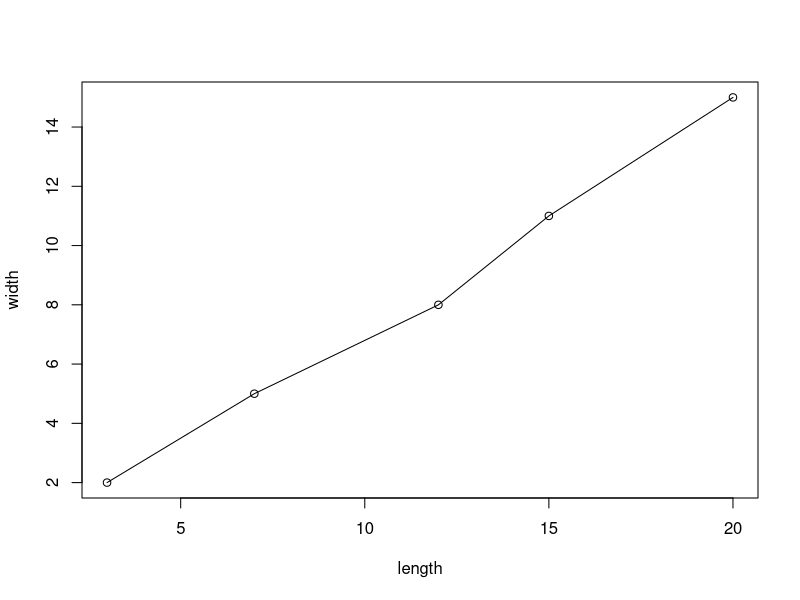
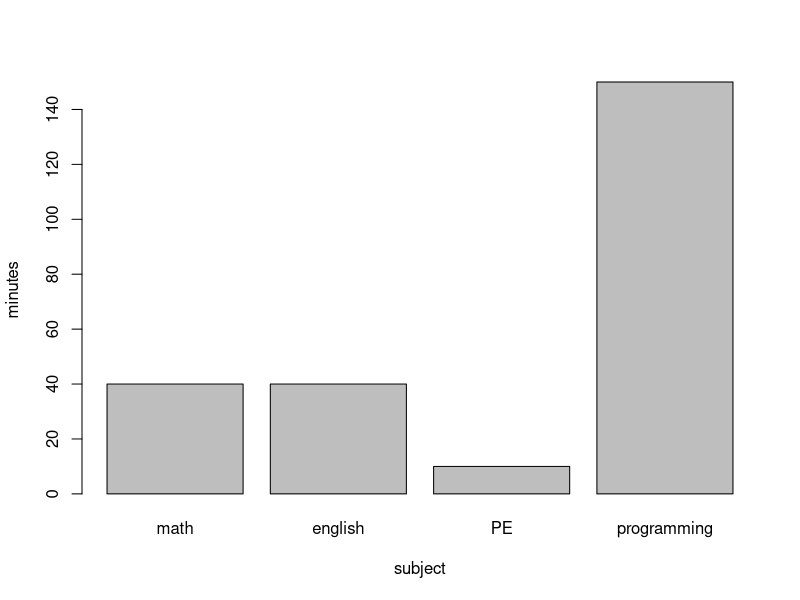

These charts were generated, in order, by the following R code:
## ---- chunk 1
knitr::opts_chunk$set(echo = TRUE)

## ---- chunk 2
35 + 777
13 * 47
675 * 15
849 * 629
## ---- chunk 3
11111111 * 11111111
## ---- chunk 4
#11111111 * 1111111?
## ---- chunk 5
length <-c(3, 7, 12, 15, 20)
width <-c(2, 5, 8, 11, 15)
## ---- chunk 6
square <- (length * width)
## ---- chunk 7
plot(length, width)
lines(length, width)
## ---- chunk 8
homework <-c("math" = 40, "english" = 40, "PE" = 10, "programming" = 150)
barplot(homework, ylab = "minutes", xlab = "subject")
## ---- chunk 9
drinks <-rnorm(5, mean = 450, sd = 4)
drinks
## ---- chunk 10
drinks > 455
## ---- chunk 11
drinks <-rnorm(10000, mean = 450, sd = 4)
mean(drinks > 455) * 100
